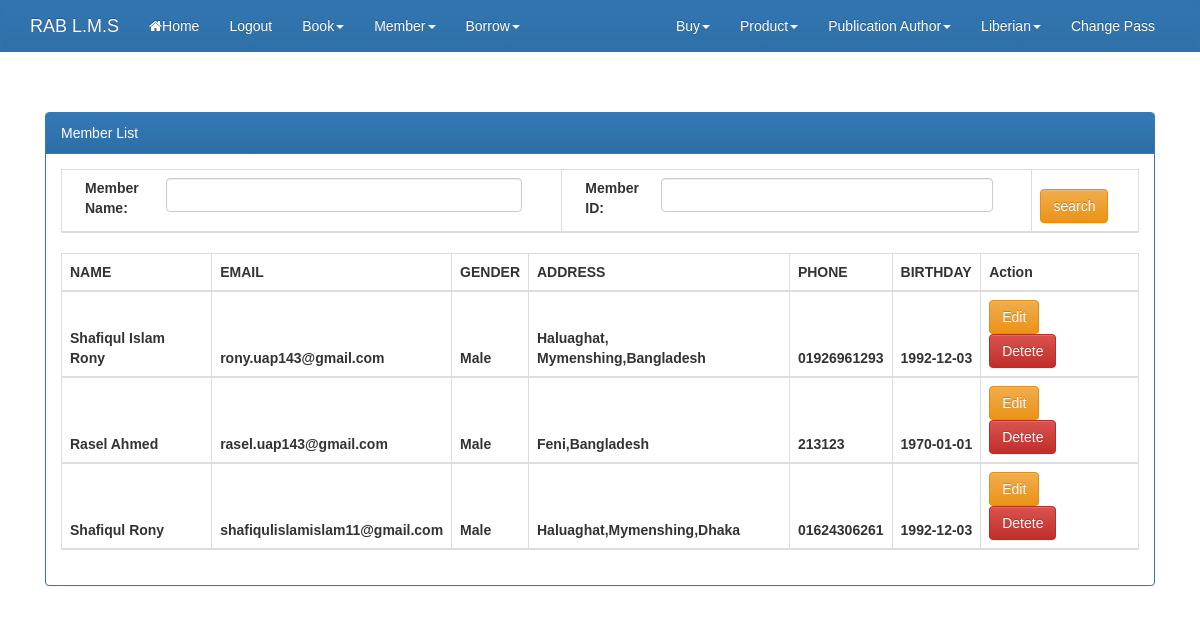
The app's page /memberlist.php (signed in) with its own data.
### tables this page shows
CREATE TABLE IF NOT EXISTS `member` (
  `member_id` int(11) NOT NULL AUTO_INCREMENT,
  `first_name` varchar(50) NOT NULL,
  `last_name` varchar(100) NOT NULL,
  `email` varchar(60) NOT NULL,
  `phone` varchar(50) NOT NULL,
  `password` varchar(50) NOT NULL,
  `birthday` date NOT NULL,
  `gender` varchar(50) NOT NULL,
  `address` varchar(250) NOT NULL,
  PRIMARY KEY (`member_id`)
);

### memberlist.php (the view, shortened to what this page needs)
<?php
	require_once('db.php');
	if(isset($_POST['s_m'])){
		$sql_s_m = " select * from member ";
		if(isset($_POST['m_n']) && $_POST['m_n']!=""  ){
			$t = $_POST['m_n'];
			$sql_s_m = "SELECT s.* FROM (
										SELECT m.*, CONCAT(first_name,last_name) as s_n
										FROM `member` m
									) s
					WHERE s_n like '%$t%' ";
		}
		if(isset($_POST['m_i']) && $_POST['m_i']!="" ){
			$sql_s_m = " select * from member where member_id={$_POST['m_i']} ";
		}
	}else{
		$sql_s_m = " select * from member ";
	}
	$rs =$con->query($sql_s_m );
?>
<!DOCTYPE html>
<html lang="en">
  <head>
    <link rel="stylesheet" href="css/font-awesome.min.css">
    <link rel="stylesheet" href="css/w3.css">
    <link rel="stylesheet" href="css/bootstrap.min.css">
    <link rel="stylesheet" href="css/bootstrap-theme.min.css">
    <link rel="stylesheet" href="css/style.css">
  </head>
  <body>
<?php require_once('navbar.php'); ?>
  <div class="container">
     <div class="col-md-12" style="margin-top:40px">
      <div class="panel panel-primary">
      <div class="panel-heading">Member List</div>
       <div class="panel-body">
	   <div class="table-responsive">
    <table class="table table-bordered">
    <thead>
		<tr>
			<th>
				<form action="" method="post" >
					<label class="control-label col-sm-2" for="email">Member Name:</label>
						<div class="col-md-4" style="width: 80%">
						<input type="text" id="disabledTextInput" name="m_n" class="form-control">
					</div>
			</th>
			<th>
					<label class="control-label col-sm-2" for="email">Member ID:</label>
					<div class="col-md-4" style="width: 80%">
						<input type="text" id="disabledTextInput" name="m_i" class="form-control">
					</div>
			</th>
			<th>
					<button type="submit" class="btn btn-warning" name="s_m" >search</button>
			</th>
		</tr>
    </thead>
    <table class="table table-bordered">
    <thead>
      <tr class="">
        <th>NAME</th>
		<th>EMAIL</th>
        <th>GENDER</th>
        <th>ADDRESS </th>
        <th >PHONE </th>
        <th>BIRTHDAY</th>
        <th>Action</th>
      </tr>
	  <?php while($result=$rs->fetch_object()):?>
		<tr>
			<th><?php echo $result->first_name." ".$result->last_name;?></th>
			<th><?php echo $result->email;?></th>
			<th><?php echo $result->gender;?></th>
			<th><?php echo $result->address;?></th>
			<th><?php echo $result->phone;?></th>
			<th><?php echo $result->birthday;?></th>
			<th>
			  <a href="singup.php?m_id=<?php echo $result->member_id; ?>" ><button type="button" class="btn btn-warning">Edit</button></a>
			  <a href="del_mem.php?m_id=<?php echo $result->member_id; ?>"  ><button type="button" class="btn btn-danger" style="margin-right: 20px">Detete</button></a>
			</th>
		</tr>
	  <?php endwhile; ?>
    </thead>
	</div>
  </div>
</div>
</div>
</div>
</body>
</html>

### css/w3.css (style rules this page uses)
* { -webkit-box-sizing:border-box;-moz-box-sizing:border-box;box-sizing:border-box }
html { -ms-text-size-adjust:100%;-webkit-text-size-adjust:100% }
body { margin:0 }
a { -webkit-tap-highlight-color:transparent;background-color:transparent }
button,input,optgroup,select,textarea { color:inherit;font:inherit;margin:0 }
button { overflow:visible }
button,select { text-transform:none }
button,html input[type=button],input[type=reset],input[type=submit] { -webkit-appearance:button;cursor:pointer }
html,body { font-family:Verdana,sans-serif;font-size:15px;line-height:1.5 }
a { color:inherit }
table { border-collapse:collapse;border-spacing:0;width:100%;display:table }
table,th,td { border:none }

### css/style.css (style rules this page uses)
body { font-family: Arial, Helvetica, sans-serif; }
th { font-family: Arial, Helvetica, sans-serif; }
.table { border: 1px solid #dddddd; }

### records on screen
member: first_name "Shafiqul Islam", last_name "Rony", email "rony.uap143@gmail.com", gender "Male", address "Haluaghat, Mymenshing,Bangladesh", phone "01926961293", birthday "1992-12-03"
member: first_name "Rasel Ahmed", email "rasel.uap143@gmail.com", gender "Male", address "Feni,Bangladesh", phone "213123", birthday "1970-01-01"
member: first_name "Shafiqul", last_name "Rony", email "shafiqulislamislam11@gmail.com", gender "Male", address "Haluaghat,Mymenshing,Dhaka", phone "01624306261", birthday "1992-12-03"
